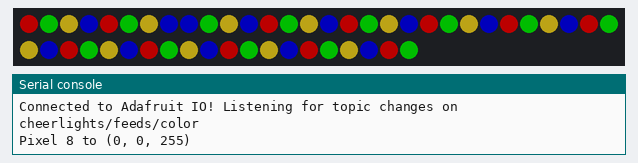
This program was run on a simulated ESP32 board running CircuitPython. Parts: 50 RGB LEDs in strip order, left to right, continuing on the next row, the last lines printed to the serial console. Dim RGB values are drawn brighter than linear; random numbers come from a fixed seed; no MQTT or app messages arrive unless stated; values from a settings file that is not in the repository are placeholders.

Above: at 2.8 s.
At 10.8 s:
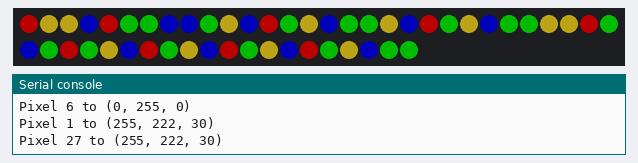
At 20.8 s:
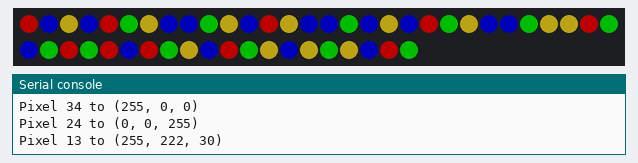
At 30.8 s:
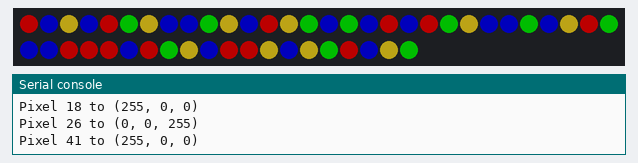
At 38.9 s:
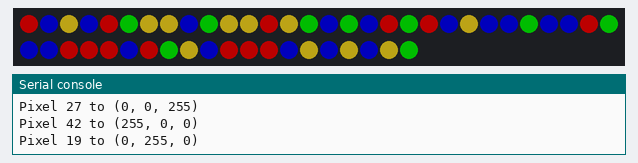

The program:

code.py
```python
# Adafruit IO code from: https://learn.adafruit.com/mqtt-in-circuitpython/circuitpython-wifi-usage
# Neopixel code from: https://learn.adafruit.com/circuitpython-essentials/circuitpython-neopixel
# Found correct neopixel pin via: https://learn.adafruit.com/assets/96736
# Later I may want a second feed I can trigger locally - https://circuitpython.readthedocs.io/projects/adafruit-circuitpython-minimqtt/en/latest/examples.html

## Get the Libraries
import time
import ssl
import socketpool
import wifi
import adafruit_minimqtt.adafruit_minimqtt as MQTT
import board
import random
from rainbowio import colorwheel
import neopixel
from adafruit_led_animation.color import RED, GREEN, BLUE, CYAN, WHITE, OLD_LACE, PURPLE, MAGENTA, YELLOW, ORANGE, PINK, GOLD

## Define the Pixel Info
pixel_pin = board.IO33
num_pixels = 50
string=[] ## For keeping track of which color each pixel is now
pixels = neopixel.NeoPixel(pixel_pin, num_pixels, brightness=0.3, auto_write=False, pixel_order=neopixel.RGB)
alt=2 ## How many real colors to show between message colors on new color

## Colors for the wreath loop
colorPicks=[
    RED,
    GREEN,
    GOLD,
    BLUE
]

## Colors for the cheerlights
cheerColors={
    'red': RED,
    'green': GREEN,
    'blue': BLUE,
    'cyan': CYAN,
    'white': WHITE,
    'oldlace': OLD_LACE,
    'purple': PURPLE,
    'magenta': MAGENTA,
    'yellow': YELLOW,
    'orange': ORANGE,
    'pink': PINK
}

# Add a secrets.py to your filesystem that has a dictionary called secrets with "ssid" and
# "password" keys with your WiFi credentials. DO NOT share that file or commit it into Git or other
# source control.
try:
    from secrets import secrets
except ImportError:
    print("WiFi secrets are kept in secrets.py, please add them there!")
    raise

# Set your Adafruit IO Username and Key in secrets.py
# (visit io.adafruit.com if you need to create an account,
# or if you need your Adafruit IO key.)
aio_username = secrets["aio_username"]
aio_key = secrets["aio_key"]

## The feed for the cheerlights on Adafruit
feed = "cheerlights/feeds/color"

## Connect to Wifi
print("Connecting to %s" % secrets["ssid"])
wifi.radio.connect(secrets["ssid"], secrets["password"])
print("Connected to %s!" % secrets["ssid"])

## Light up the wreath with alternating colors.
for i in range(num_pixels):
    color=colorPicks[i%len(colorPicks)]
    pixels[i] = color
    string.append(color)
pixels.show()

# Define callback methods which are called when events occur
def connected(client, userdata, flags, rc):
    # This function will be called when the client is connected
    # successfully to the broker.
    print("Connected to Adafruit IO! Listening for topic changes on %s" % feed)
    # Subscribe to all changes on the onoff_feed.
    client.subscribe(feed)

def disconnected(client, userdata, rc):
    # This method is called when the client is disconnected
    print("Disconnected from Adafruit IO!")

def message(client, topic, message):
    # This method is called when a topic the client is subscribed to
    # has a new message.
    print("New message on topic {0}: {1}".format(topic, message))
    pinwheel(message)

def pinwheel(color):
    for i in range(num_pixels/2):
        toggle=i%alt
        for i in range(num_pixels):
            if (i+toggle)%alt:
                pixels[i]=string[i]
            else:
                pixels[i]=cheerColors[color]
        pixels.show()
        time.sleep(0.1)
    for i in range(num_pixels):
        pixels[i]=cheerColors[color]
    pixels.show()


# Create a socket pool
pool = socketpool.SocketPool(wifi.radio)

# Set up a MiniMQTT Client
mqtt_client = MQTT.MQTT(
    broker=secrets["broker"],
    port=secrets["port"],
    username=secrets["aio_username"],
    password=secrets["aio_key"],
    socket_pool=pool,
    ssl_context=ssl.create_default_context(),
)

# Setup the callback methods above
mqtt_client.on_connect = connected
mqtt_client.on_disconnect = disconnected
mqtt_client.on_message = message

# Connect the client to the MQTT broker.
print("Connecting to Adafruit IO...")
mqtt_client.connect()

##
## Loop
##
while True:
    # Poll the message queue
    mqtt_client.loop()

    ## Pick a new light
    pixel=random.randint(0,num_pixels-1)

    ## Pick a color other than the one it is now
    options=colorPicks.copy()
    options.remove(string[pixel])
    color=random.choice(options)

    ## Set the pixel and store the choice
    pixels[pixel]=color
    string[pixel]=color
    pixels.show()

    print("Pixel {} to {}".format(pixel,color))
```
